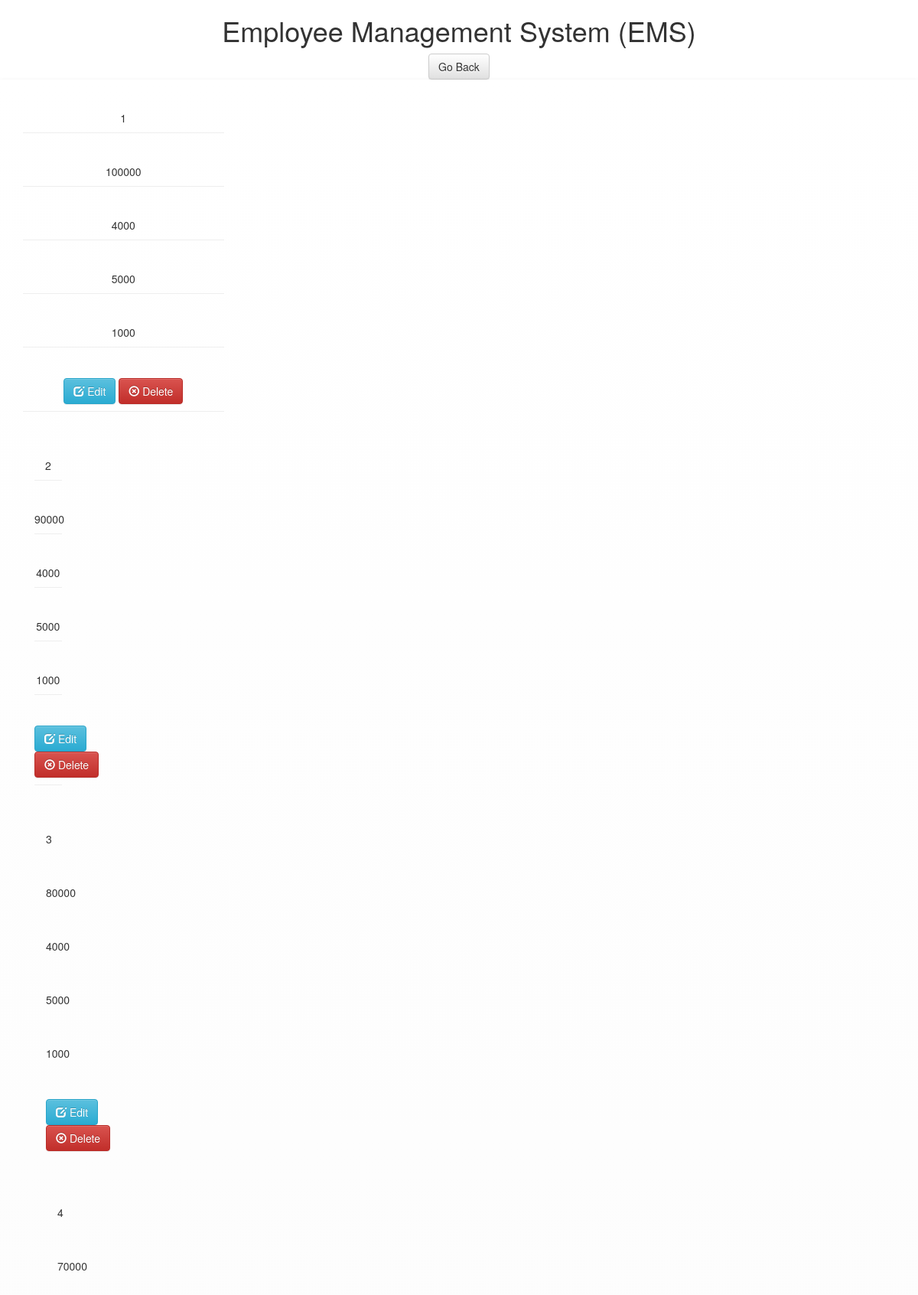
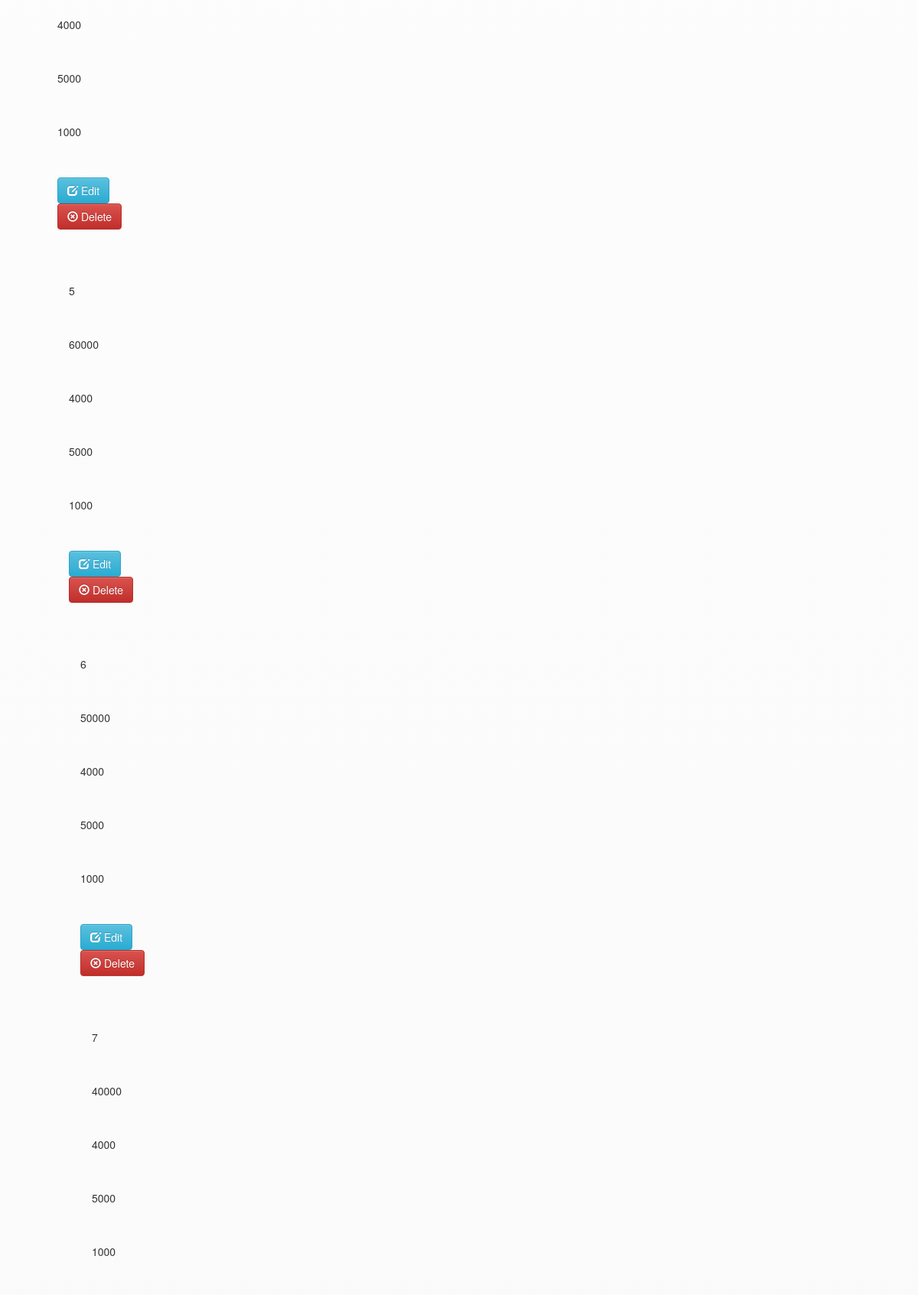
The app's page /salary_details.php (signed in, upper part) with its own data (2 pictures, top to bottom).
### tables this page shows
CREATE TABLE `salary` (
  `sal_id` int(11) NOT NULL,
  `grade` int(11) NOT NULL,
  `basic` int(11) NOT NULL,
  `transport` int(11) NOT NULL,
  `food` int(11) NOT NULL,
  `mobile` int(11) NOT NULL,
  `empl_id` int(11) NOT NULL,
  `total` int(11) NOT NULL
);

### salary_details.php (the view, shortened to what this page needs)
<?php
include_once("header.php");
include_once("config.php");
?>
		<!DOCTYPE html PUBLIC "-//W3C//DTD XHTML 1.0 Transitional//EN" "http://www.w3.org/TR/xhtml1/DTD/xhtml1-transitional.dtd">
<html xmlns="http://www.w3.org/1999/xhtml">
<head>
<link rel="stylesheet" href="bootstrap/css/bootstrap.min.css">
<link rel="stylesheet" href="bootstrap/css/bootstrap-theme.min.css">
</head>
<body>
<a href="index.php" class="btn btn-default" ">Go Back</a>
<div class="navbar navbar-default navbar-static-top" role="navigation">
<div class="container">
<div class="row">
		<?php
	$stmt = "SELECT  * FROM salary ";
	$result = $mysqli->query($stmt);
		while($res= mysqli_fetch_array($result)){
			?>
			<div class="col-xs-3">
			<p class="page-header"><?php echo $res ['grade']; ?></p>
				<p class="page-header"><?php echo $res ['basic']; ?></p>
				<p class="page-header"><?php echo $res ['transport']; ?></p>
				<p class="page-header"><?php echo $res ['food']; ?></p>
				<p class="page-header"><?php echo $res ['mobile'];?></p>
	<p class="page-header">
				<a class="btn btn-info" href="salary_details.php?edit_id=<?php echo $res['emp_id']; ?>" title="click for edit" onclick="return confirm('sure to edit ?')"><span class="glyphicon glyphicon-edit"></span> Edit</a>
				<a class="btn btn-danger" href="?delete_id=<?php echo $row['emp_id']; ?>" title="click for delete" onclick="return confirm('sure to delete ?')"><span class="glyphicon glyphicon-remove-circle"></span> Delete</a>
				</p>
				<?php
		}
?>
</div>
</div>
</body>
</html>

### records on screen
salary: grade "1", basic "100000", transport "4000", food "5000", mobile "1000"
salary: grade "2", basic "90000", transport "4000", food "5000", mobile "1000"
salary: grade "3", basic "80000", transport "4000", food "5000", mobile "1000"
salary: grade "4", basic "70000", transport "4000", food "5000", mobile "1000"
salary: grade "5", basic "60000", transport "4000", food "5000", mobile "1000"
salary: grade "6", basic "50000", transport "4000", food "5000", mobile "1000"
salary: grade "7", basic "40000", transport "4000", food "5000", mobile "1000"
